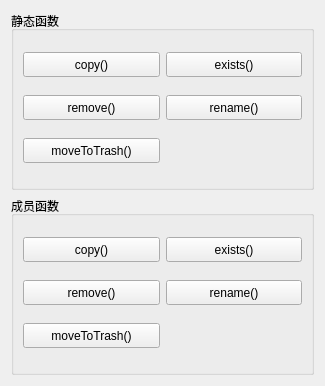
      <widget class="QWidget" name="pageFile">
       <property name="geometry">
        <rect>
         <x>0</x>
         <y>0</y>
         <width>325</width>
         <height>386</height>
        </rect>
       </property>
       <attribute name="icon">
        <iconset>
         <normaloff>:/images/images/804.bmp</normaloff>:/images/images/804.bmp</iconset>
       </attribute>
       <attribute name="label">
        <string>QFile类</string>
       </attribute>
       <layout class="QVBoxLayout" name="verticalLayout_8">
        <item>
         <widget class="QGroupBox" name="groupBox_10">
          <property name="title">
           <string>静态函数</string>
          </property>
          <layout class="QGridLayout" name="gridLayout_7">
           <item row="0" column="0">
            <widget class="QPushButton" name="pushButton_48">
             <property name="minimumSize">
              <size>
               <width>0</width>
               <height>25</height>
              </size>
             </property>
             <property name="toolTip">
              <string>Copies the file fileName to newName.</string>
             </property>
             <property name="text">
              <string>copy()</string>
             </property>
            </widget>
           </item>
           <item row="1" column="0">
            <widget class="QPushButton" name="pushButton_49">
             <property name="minimumSize">
              <size>
               <width>0</width>
               <height>25</height>
              </size>
             </property>
             <property name="toolTip">
              <string>Removes the file specified by the fileName given.</string>
             </property>
             <property name="text">
              <string>remove()</string>
             </property>
            </widget>
           </item>
           <item row="1" column="1">
            <widget class="QPushButton" name="pushButton_50">
             <property name="minimumSize">
              <size>
               <width>0</width>
               <height>25</height>
              </size>
             </property>
             <property name="toolTip">
              <string>Renames the file oldName to newName. </string>
             </property>
             <property name="text">
              <string>rename()</string>
             </property>
            </widget>
           </item>
           <item row="0" column="1">
            <widget class="QPushButton" name="pushButton_51">
             <property name="minimumSize">
              <size>
               <width>0</width>
               <height>25</height>
              </size>
             </property>
             <property name="toolTip">
              <string>Returns true if the file specified by fileName exists; otherwise returns false.</string>
             </property>
             <property name="text">
              <string>exists()</string>
             </property>
            </widget>
           </item>
           <item row="2" column="0">
            <widget class="QPushButton" name="pushButton_63">
             <property name="minimumSize">
              <size>
               <width>0</width>
               <height>25</height>
              </size>
             </property>
             <property name="toolTip">
              <string>Moves a specific file to the trash</string>
             </property>
             <property name="text">
              <string>moveToTrash()</string>
             </property>
            </widget>
           </item>
          </layout>
         </widget>
        </item>
        <item>
         <widget class="QGroupBox" name="groupBox_9">
          <property name="title">
           <string>成员函数</string>
          </property>
          <layout class="QGridLayout" name="gridLayout_5">
           <item row="0" column="0">
            <widget class="QPushButton" name="pushButton_53">
             <property name="minimumSize">
              <size>
               <width>0</width>
               <height>25</height>
              </size>
             </property>
             <property name="toolTip">
              <string>Copies the file currently specified by fileName() to a file called newName</string>
             </property>
             <property name="text">
              <string>copy()</string>
             </property>
            </widget>
           </item>
           <item row="2" column="1">
            <widget class="QPushButton" name="pushButton_56">
             <property name="minimumSize">
              <size>
               <width>0</width>
               <height>25</height>
              </size>
             </property>
             <property name="toolTip">
              <string>Renames the file currently specified by fileName() to newName. Returns true if successful; otherwise returns false.</string>
             </property>
             <property name="text">
              <string>rename()</string>
             </property>
            </widget>
           </item>
           <item row="2" column="0">
            <widget class="QPushButton" name="pushButton_55">
             <property name="minimumSize">
              <size>
               <width>0</width>
               <height>25</height>
              </size>
             </property>
             <property name="toolTip">
              <string>Removes the file specified by fileName(). Returns true if successful; otherwise returns false.</string>
             </property>
             <property name="text">
              <string>remove()</string>
             </property>
            </widget>
           </item>
           <item row="0" column="1">
            <widget class="QPushButton" name="pushButton_54">
             <property name="minimumSize">
              <size>
               <width>0</width>
               <height>25</height>
              </size>
             </property>
             <property name="toolTip">
              <string>Returns true if the file specified by fileName() exists; otherwise returns false.</string>
             </property>
             <property name="text">
              <string>exists()</string>
             </property>
            </widget>
           </item>
           <item row="3" column="0">
            <widget class="QPushButton" name="pushButton_64">
             <property name="minimumSize">
              <size>
               <width>0</width>
               <height>25</height>
              </size>
             </property>
             <property name="toolTip">
              <string>Moves the file specified by fileName() to the trash</string>
             </property>
             <property name="text">
              <string>moveToTrash()</string>
             </property>
            </widget>
           </item>
          </layout>
         </widget>
        </item>
       </layout>
      </widget>
